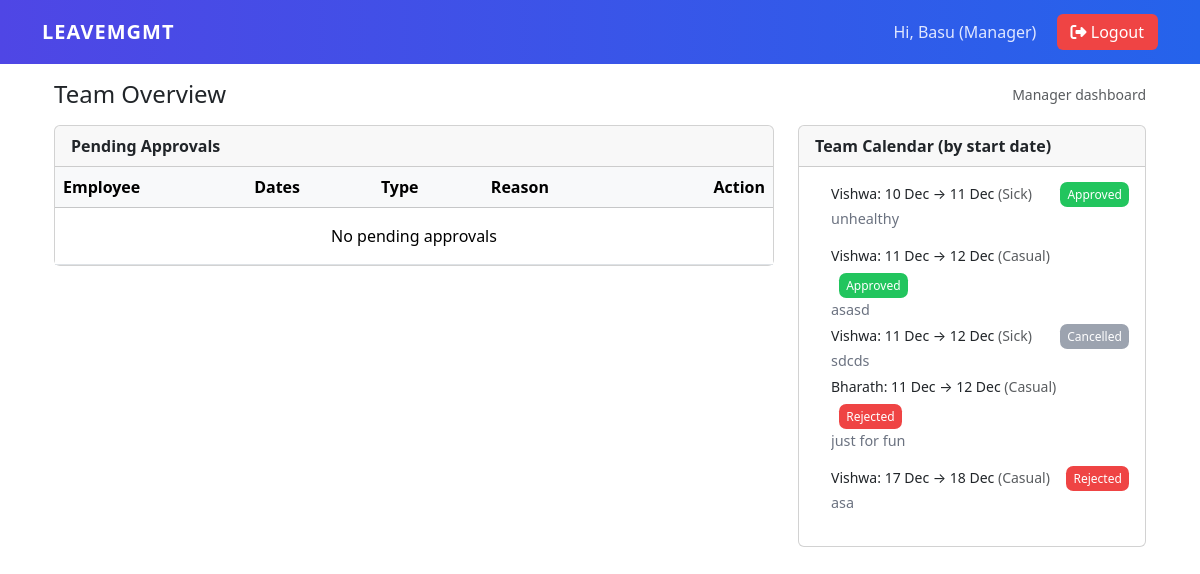
Before: / (signed in) with the older database file.
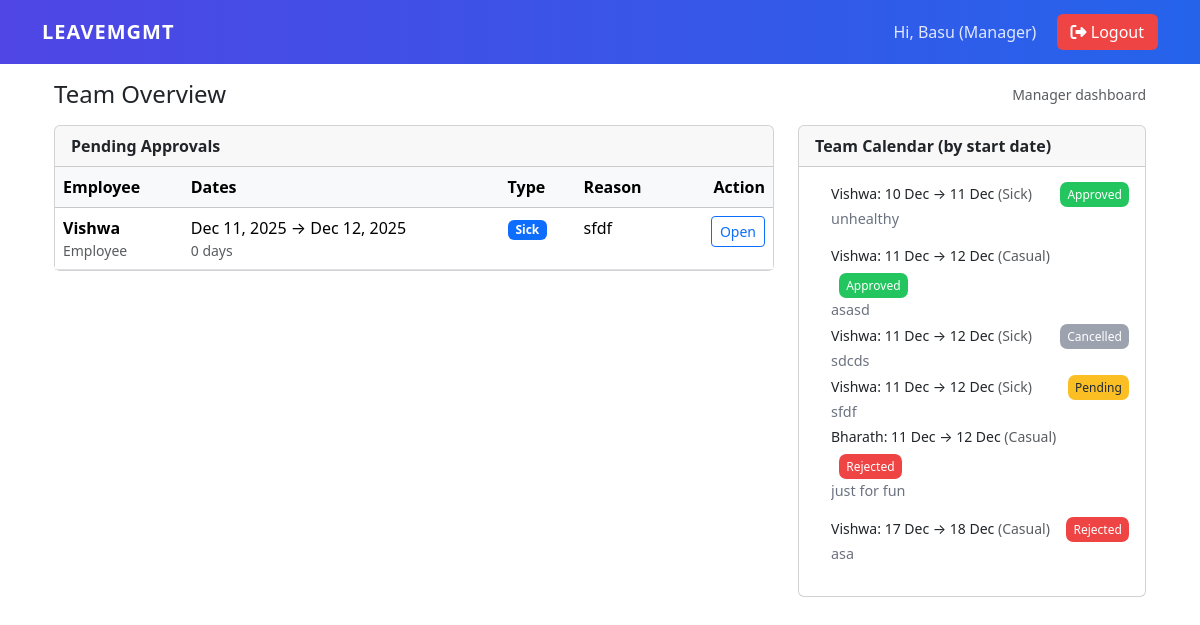
After: the same page with the newer database file.
### Leave_Management/models.py (models this page shows, shortened)
class LeaveApplication(models.Model):
    LEAVE_TYPE = (
        ('CAS', 'Casual'),
        ('SIC', 'Sick'),
        ('EAR', 'Earned'),
    )
    STATUS = (
        ('PEN', 'Pending'),
        ('APP', 'Approved'),
        ('REJ', 'Rejected'),
        ('CAN', 'Cancelled'),
    )
    user = models.ForeignKey(User, on_delete=models.CASCADE)
    leave_type = models.CharField(max_length=3, choices=LEAVE_TYPE)
    start_date = models.DateField()
    end_date = models.DateField()
    reason = models.TextField(blank=True)
    status = models.CharField(max_length=3, choices=STATUS, default='PEN')
    manager_comments = models.TextField(blank=True)
    applied_at = models.DateTimeField(auto_now_add=True)
    updated_at = models.DateTimeField(auto_now=True)

class Profile(models.Model):
    ROLE_CHOICES = (
        ('EMP', 'Employee'),
        ('MGR', 'Manager'),
    )
    user = models.OneToOneField(User, on_delete=models.CASCADE, related_name='profile')
    role = models.CharField(max_length=3, choices=ROLE_CHOICES, default='EMP')
    manager = models.ForeignKey(User, on_delete=models.SET_NULL, null=True, blank=True, related_name='team_members')

### Leave_Management/views.py (the view, shortened to what this page needs)
# urls.py: path('', views.dashboard, name='dashboard'),
@login_required
def dashboard(request):
    profile = getattr(request.user, 'profile', None)
    if profile and profile.role == 'MGR':
        team = User.objects.filter(profile__manager=request.user)
        pending = LeaveApplication.objects.filter(user__in=team, status='PEN').order_by('start_date')
        calendar = {}
        for leave in LeaveApplication.objects.filter(user__in=team).order_by('start_date'):
            key = leave.start_date.isoformat()
            calendar.setdefault(key, []).append(leave)
        context = {
            'is_manager': True,
            'team': team,
            'pending': pending,
            'calendar': calendar,
        }
        return render(request, 'leaves/manager_dashboard.html', context)

### Leave_Management/templates/leaves/manager_dashboard.html (shortened to what the changed rows need)
{% extends "base.html" %}
{% block content %}
<div class="container">
  <div class="row">
    <div class="col-lg-8">
      <div class="card mb-4">
        <div class="card-body p-0">
          <div class="table-responsive">
            <table class="table table-hover mb-0">
              <thead class="table-light">
                <tr>
                  <th>Employee</th>
                  <th>Dates</th>
                  <th>Type</th>
                  <th>Reason</th>
                  <th class="text-end">Action</th>
                </tr>
              </thead>
              <tbody>
                {% for l in pending %}
                  <tr>
                    <td>
                      <div class="fw-semibold">{{ l.user.username|title }}</div>
                      <div class="text-muted small">
                        {{ l.user.profile.get_role_display|default:"Employee" }}
                      </div>
                    </td>
                    <td>
                      <div>{{ l.start_date|date:"M d, Y" }} → {{ l.end_date|date:"M d, Y" }}</div>
                      <div class="text-muted small">{{ l|length }} day{% if l|length != 1 %}s{% endif %}</div>
                    </td>
                    <td>
                      <span class="badge bg-primary">{{ l.get_leave_type_display }}</span>
                    </td>
                    <td class="text-truncate" style="max-width:220px;">
                      {{ l.reason|default:"—" }}
                    </td>
                    <td class="text-end">
                      <a class="btn btn-sm btn-outline-primary" href="{% url 'approve_leave' l.pk %}">Open</a>
                    </td>
                  </tr>
                {% empty %}
                  <tr>
                    <td colspan="5" class="text-center py-3">No pending approvals</td>
                  </tr>
                {% endfor %}
              </tbody>
            </table>
          </div>
        </div>
      </div>
    </div>
    <div class="col-lg-4">
      <div class="card mb-4">
        <div class="card-body">
          {% if calendar %}
            {% for date_iso, leaves in calendar.items %}
              <div class="mb-3">
                <ul class="mb-2 ps-3 small list-unstyled">
                  {% for l in leaves %}
                    <li class="mb-1">
                      <div class="calendar-entry">
                        <div>
                          <span class="fw-medium">{{ l.user.username|title }}</span>:
                          {{ l.start_date|date:"d M" }} → {{ l.end_date|date:"d M" }}
                          <span class="text-muted">({{ l.get_leave_type_display }})</span>
                        </div>
                        <div class="ms-2">
                          {% if l.status == 'APP' or l.status == 'approved' %}
                            <span class="status-badge status-approved" aria-label="Approved">Approved</span>
                          {% elif l.status == 'REJ' or l.status == 'rejected' %}
                            <span class="status-badge status-rejected" aria-label="Rejected">Rejected</span>
                          {% elif l.status == 'CAN' or l.status == 'cancelled' or l.status == 'cancel' %}
                            <span class="status-badge status-cancelled" aria-label="Cancelled">Cancelled</span>
                          {% else %}
                            <span class="status-badge status-pending" aria-label="Pending">Pending</span>
                          {% endif %}
                        </div>
                      </div>
                      {% if l.reason %}
                        <div class="calendar-meta mt-1 text-truncate" style="max-width:100%;">
                          {{ l.reason|truncatechars:80 }}
                        </div>
                      {% endif %}
                    </li>
                  {% endfor %}
                </ul>
              </div>
            {% endfor %}
          {% else %}
            <p class="mb-0 text-muted">No team leaves scheduled.</p>
          {% endif %}
        </div>
      </div>
    </div>
  </div>
</div>
{% endblock %}

Changed rows visible on the page:
added LeaveApplication: user.username "Vishwa", user.profile.role "Employee", start_date "Dec 11, 2025", end_date "Dec 12, 2025", l "0", leave_type "Sick", reason "sfdf", start_date "11 Dec", end_date "12 Dec", status "Pending"
Other visible differences:
text no longer shown: "No pending approvals"
